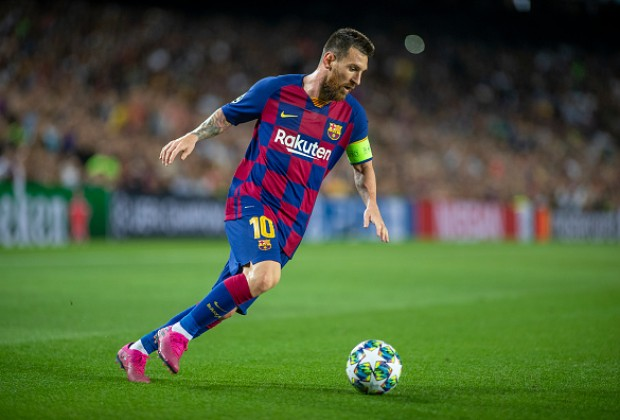
#> input picture hello/Resources/messi.jpg, 620 x 420 px, found by its file name
$ python '12. trackbar_in_images_1.py'
#> lines starting #> are read from the running program, lines starting #| are printed output that depends on the picture; after the words box and inside, x2 and y2 are one past the last pixel; in counts of white or black regions, pixels touching at a corner belong together
import numpy as np
import cv2 as cv

def nothing(x):
    print(x)

cv.namedWindow('image')

cv.createTrackbar('CP', 'image', 10, 400, nothing)
switch = 'color/gray'
cv.createTrackbar(switch, 'image', 0, 1, nothing)

while(1):
    img = cv.imread('hello/messi.jpg')
#> img is the input picture: shape (420, 620, 3); mean B, G, R 59.1, 91.8, 75.7

    pos = cv.getTrackbarPos('CP', 'image')
    font = cv.FONT_HERSHEY_SIMPLEX
    cv.putText(img, str(pos), (200, 200), font, 4, (0,255,255), 10)
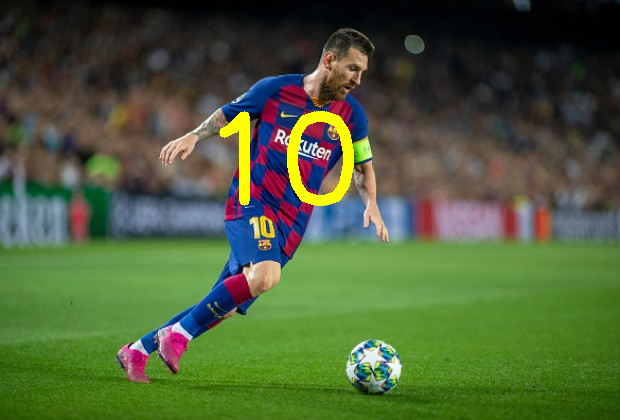
#> img: shape (420, 620, 3); 1.45% of pixels changed, all inside (x1, y1, x2, y2) = (219, 111, 354, 206)

    if cv.waitKey(1) & 0xFF == ord('q'):
#> (key q is pressed here)
        break

    s = cv.getTrackbarPos(switch, 'image')

    if s == 0:
        pass
    else:
        img = cv.cvtColor(img, cv.COLOR_BGR2GRAY)

    cv.imshow('image', img)

cv.destroyAllWindows()

$ run again, with hello/Resources/apple.jpg copied over hello/Resources/messi.jpg
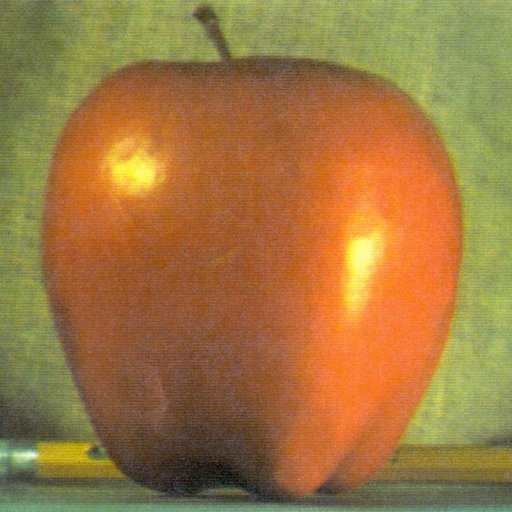
#> input picture hello/Resources/apple.jpg, 512 x 512 px, found by its file name
#> img is the input picture: shape (512, 512, 3); mean B, G, R 64.8, 119.7, 159.1
#> `cv.putText(img, str(pos), (200, 200), font, 4, (0,255,255), 10)`:
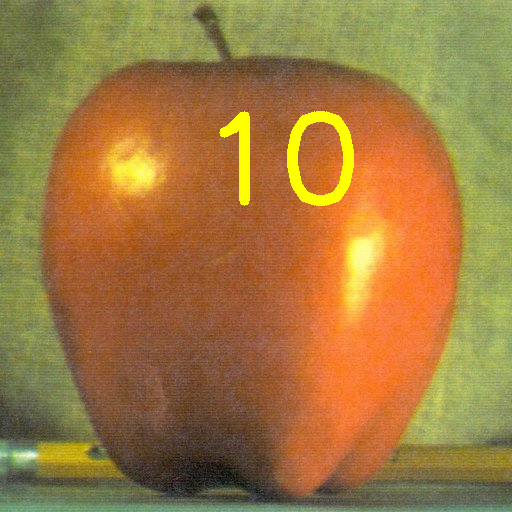
#> img: shape (512, 512, 3); 1.44% of pixels changed, all inside (x1, y1, x2, y2) = (219, 111, 354, 206)

$ run again, with hello/Resources/filterimage.jpg copied over hello/Resources/messi.jpg
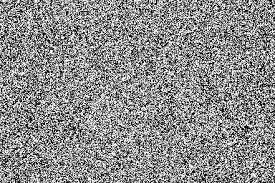
#> input picture hello/Resources/filterimage.jpg, 275 x 183 px, found by its file name
#> img is the input picture: shape (183, 275, 3); min 0, max 255, mean 140.9
#> `cv.putText(img, str(pos), (200, 200), font, 4, (0,255,255), 10)`:
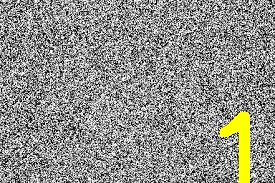
#> img: shape (183, 275, 3); 2.03% of pixels changed, all inside (x1, y1, x2, y2) = (219, 111, 250, 183)
